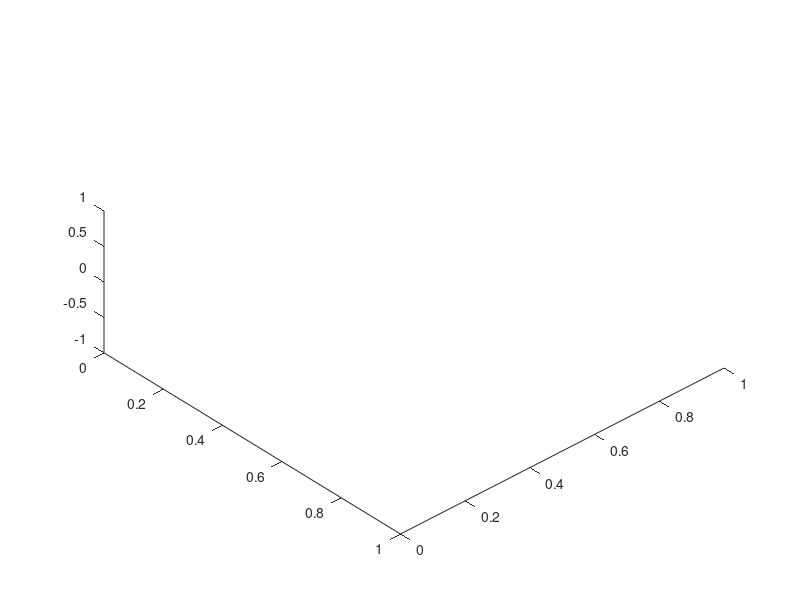

The MATLAB script that drew this image: (Note: this script raises an error after producing the figure.)




%% Plot the desired trajectory and the predicted trajectory
figure1 = figure(1);
axes1 = axes('Parent',figure1);
view(axes1,[47.5 60]);
hold(axes1,'on');

%  ToolTipOri_Desired
load('ToolTipOri_Desired.mat');
ToolTipOri_Desired = Proposed( 2:7 , : );
plot3(ToolTipOri_Desired( 1 , : ),ToolTipOri_Desired( 2 , : ),ToolTipOri_Desired( 3 , : ),'b','Linewidth',2);
hold on
% ToolTipOri_PID
load('ToolTipOri_PID.mat');
ToolTipOri_PID = Proposed( 2:7 , : );
plot3(ToolTipOri_PID( 1 , : ),ToolTipOri_PID( 2 , : ),ToolTipOri_PID( 3 , : ),'b--','Linewidth',2);
hold on
% ToolTipOri_DNN
load('output_preditionnet.mat');
[Pa,Oa] = ForwardKinematics_DH(output_preditionnet');
plot3(Pa( : , 1 ),Pa( : , 2 ),Pa( : , 3 ),'g','Linewidth',2);
hold on
% ToolTipOri_DNNPID
load('TaskPosition.mat');
ToolTipOri_DNNPID = ActualPos( 2:7 , : );
plot3(ToolTipOri_DNNPID( 1 , : ),ToolTipOri_DNNPID( 2 , : ),ToolTipOri_DNNPID( 3 , : ),'r--','Linewidth',2);

legend('Desired', 'PID', 'DNN', 'DNNPID')
xlabel('X [mm]')
ylabel('Y [mm]')
zlabel('Z [mm]')
title('Tool tip position spline');
set(gca,'FontSize',14);
hold off;

% Orientation
figure2 = figure(2);
[X,Y,Z] = sphere;
axes2 = axes('Parent',figure2,'CameraViewAngle',9.51951638462445,'DataAspectRatio',[1 1 1]);
view(axes2,[124.5 24]);
hold(axes2,'on');
surf(X,Y,Z,'Parent',axes2,'FaceLighting','none','EdgeLighting','flat','FaceColor','none','EdgeColor',[0.8 0.8 0.8]);

%  ToolTipOri_Desired
load('ToolTipOri_Desired.mat');
ToolTipOri_Desired = Proposed( 2:7 , : );
plot3(ToolTipOri_Desired( 4 , : ),ToolTipOri_Desired( 5 , : ),ToolTipOri_Desired( 6 , : ),'b','Linewidth',2);
hold on
% ToolTipOri_PID
load('ToolTipOri_PID.mat');
ToolTipOri_PID = Proposed( 2:7 , : );
plot3(ToolTipOri_PID( 4 , : ),ToolTipOri_PID( 5 , : ),ToolTipOri_PID( 6 , : ),'b--','Linewidth',2);
hold on
% ToolTipOri_DNN
plot3(Oa( : , 1 ),Oa( : , 2 ),Oa( : , 3 ),'g','Linewidth',2);                                                                                                                                                                                                                                                           
hold on
% ToolTipOri_DNNPID
load('TaskPosition.mat');
ToolTipOri_DNNPID = ActualPos( 2:7 , : );
plot3(ToolTipOri_DNNPID( 4 , : ),ToolTipOri_DNNPID( 5 , : ),ToolTipOri_DNNPID( 6 , : ),'r--','Linewidth',2);

% legend('Desired', 'PID', 'DNN', 'DNNPID')
zlabel('Ok');
ylabel('Oj');
xlabel('Oi');
title('Tool orientation spline');
set(gca,'FontSize',14);
hold off